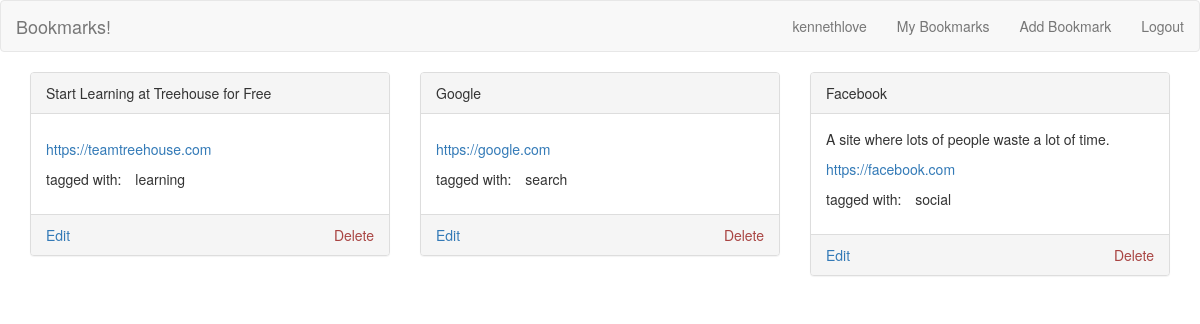
/bookmarks/ (signed in), run on an earlier commit of the app's database.
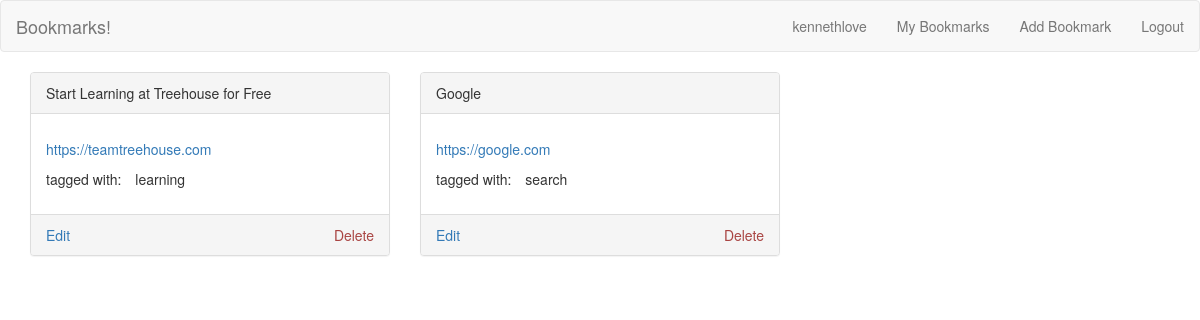
And on a later commit of the database.
### bookmarks/models.py (models this page shows)
class Bookmark(models.Model):
    user = models.ForeignKey(settings.AUTH_USER_MODEL, related_name='bookmarks')
    url = models.URLField('URL')
    title = models.CharField(default='', blank=True, max_length=255)
    description = models.TextField(default='', blank=True)
    created_at = models.DateTimeField(auto_now_add=True)
    updated_at = models.DateTimeField(auto_now=True)
    tags = TaggableManager()
    def __str__(self):
        return self.title if self.title else self.url
    class Meta:
        unique_together = ('url', 'user')

### bookmarks/views.py (the view)
class List(LoginRequiredMixin, generic.ListView):
    model = models.Bookmark
    def get_queryset(self):
        return self.request.user.bookmarks.all()

### bookmarks/templates/bookmarks/bookmark_list.html (shortened to what this page needs)
{% extends '_layouts/base.html' %}
{% block content %}
    {% for bookmark in object_list %}
        {% include 'bookmarks/_partials/bookmark.html' %}
    {% endfor %}
{% endblock %}

### bookmarks/templates/bookmarks/_partials/bookmark.html
<div class="col-md-4">
<div class="panel panel-default">
    <div class="panel-heading">{{ bookmark }}</div>
    <div class="panel-body">
        {{ bookmark.description|linebreaks }}
        <p><a href="{{ bookmark.url }}" target="_blank">{{ bookmark.url }}</a></p>
        <section>
            <ul class="list-inline">
                <li>tagged with:</li>
                {% for tag in bookmark.tags.all %}
                <li>{{ tag }}</li>
                {% endfor %}
            </ul>
        </section>
    </div>
    {% if not delete_view %}
    <div class="panel-footer clearfix">
        <a class="pull-left" href="{% url 'bookmarks:update' pk=bookmark.pk %}">Edit</a>
        <a href="{% url 'bookmarks:delete' pk=bookmark.pk %}" class="pull-right text-danger">Delete</a>
    </div>
    {% endif %}
</div>
</div>

What changed in the data, as far as the page shows it:
removed Bookmark: title "Facebook", description "A site where lots of people waste a lot of time.", url "https://facebook.com"
no longer on this page (row unchanged): Tag: name "social", shown under "Facebook"
